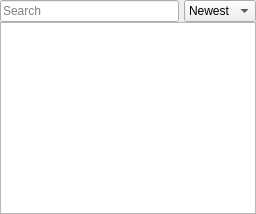
            <widget class="QWidget" name="image_browser_widget">
             <property name="sizePolicy">
              <sizepolicy hsizetype="Expanding" vsizetype="Expanding">
               <horstretch>0</horstretch>
               <verstretch>0</verstretch>
              </sizepolicy>
             </property>
             <property name="minimumSize">
              <size>
               <width>0</width>
               <height>0</height>
              </size>
             </property>
             <property name="maximumSize">
              <size>
               <width>8192</width>
               <height>8192</height>
              </size>
             </property>
             <property name="autoFillBackground">
              <bool>false</bool>
             </property>
             <property name="styleSheet">
              <string notr="true"/>
             </property>
             <attribute name="icon">
              <iconset theme="image-x-generic">
               <normaloff>.</normaloff>.</iconset>
             </attribute>
             <attribute name="title">
              <string>Images</string>
             </attribute>
             <layout class="QVBoxLayout" name="img_browser_search_layout" stretch="0,1">
              <property name="spacing">
               <number>0</number>
              </property>
              <property name="leftMargin">
               <number>0</number>
              </property>
              <property name="topMargin">
               <number>0</number>
              </property>
              <property name="rightMargin">
               <number>0</number>
              </property>
              <property name="bottomMargin">
               <number>0</number>
              </property>
              <item>
               <layout class="QHBoxLayout" name="image_browser_layout" stretch="0,0">
                <property name="spacing">
                 <number>5</number>
                </property>
                <property name="sizeConstraint">
                 <enum>QLayout::SetNoConstraint</enum>
                </property>
                <item>
                 <widget class="QLineEdit" name="image_browser_search">
                  <property name="maximumSize">
                   <size>
                    <width>8192</width>
                    <height>30</height>
                   </size>
                  </property>
                  <property name="text">
                   <string/>
                  </property>
                  <property name="placeholderText">
                   <string>Search</string>
                  </property>
                  <property name="clearButtonEnabled">
                   <bool>false</bool>
                  </property>
                 </widget>
                </item>
                <item>
                 <widget class="QComboBox" name="image_browser_sort">
                  <property name="sizePolicy">
                   <sizepolicy hsizetype="Preferred" vsizetype="Fixed">
                    <horstretch>0</horstretch>
                    <verstretch>0</verstretch>
                   </sizepolicy>
                  </property>
                  <property name="maximumSize">
                   <size>
                    <width>8192</width>
                    <height>30</height>
                   </size>
                  </property>
                  <item>
                   <property name="text">
                    <string>Newest</string>
                   </property>
                  </item>
                  <item>
                   <property name="text">
                    <string>Oldest</string>
                   </property>
                  </item>
                  <item>
                   <property name="text">
                    <string>A - Z</string>
                   </property>
                  </item>
                  <item>
                   <property name="text">
                    <string>Z - A</string>
                   </property>
                  </item>
                 </widget>
                </item>
               </layout>
              </item>
              <item>
               <widget class="PurDiImageBrowser" name="image_browser">
                <property name="sizePolicy">
                 <sizepolicy hsizetype="Expanding" vsizetype="Expanding">
                  <horstretch>0</horstretch>
                  <verstretch>0</verstretch>
                 </sizepolicy>
                </property>
                <property name="minimumSize">
                 <size>
                  <width>0</width>
                  <height>0</height>
                 </size>
                </property>
                <property name="maximumSize">
                 <size>
                  <width>8192</width>
                  <height>8192</height>
                 </size>
                </property>
                <property name="focusPolicy">
                 <enum>Qt::ClickFocus</enum>
                </property>
                <property name="styleSheet">
                 <string notr="true"/>
                </property>
                <property name="editTriggers">
                 <set>QAbstractItemView::DoubleClicked|QAbstractItemView::EditKeyPressed</set>
                </property>
                <property name="dragEnabled">
                 <bool>true</bool>
                </property>
                <property name="defaultDropAction">
                 <enum>Qt::CopyAction</enum>
                </property>
                <property name="alternatingRowColors">
                 <bool>false</bool>
                </property>
                <property name="selectionMode">
                 <enum>QAbstractItemView::ExtendedSelection</enum>
                </property>
                <property name="iconSize">
                 <size>
                  <width>100</width>
                  <height>100</height>
                 </size>
                </property>
                <property name="verticalScrollMode">
                 <enum>QAbstractItemView::ScrollPerItem</enum>
                </property>
                <property name="horizontalScrollMode">
                 <enum>QAbstractItemView::ScrollPerItem</enum>
                </property>
                <property name="movement">
                 <enum>QListView::Snap</enum>
                </property>
                <property name="flow">
                 <enum>QListView::LeftToRight</enum>
                </property>
                <property name="resizeMode">
                 <enum>QListView::Adjust</enum>
                </property>
                <property name="layoutMode">
                 <enum>QListView::Batched</enum>
                </property>
                <property name="spacing">
                 <number>5</number>
                </property>
                <property name="gridSize">
                 <size>
                  <width>100</width>
                  <height>100</height>
                 </size>
                </property>
                <property name="viewMode">
                 <enum>QListView::IconMode</enum>
                </property>
                <property name="modelColumn">
                 <number>0</number>
                </property>
                <property name="uniformItemSizes">
                 <bool>false</bool>
                </property>
                <property name="batchSize">
                 <number>100</number>
                </property>
                <property name="wordWrap">
                 <bool>false</bool>
                </property>
                <property name="itemAlignment">
                 <set>Qt::AlignCenter</set>
                </property>
               </widget>
              </item>
             </layout>
            </widget>
